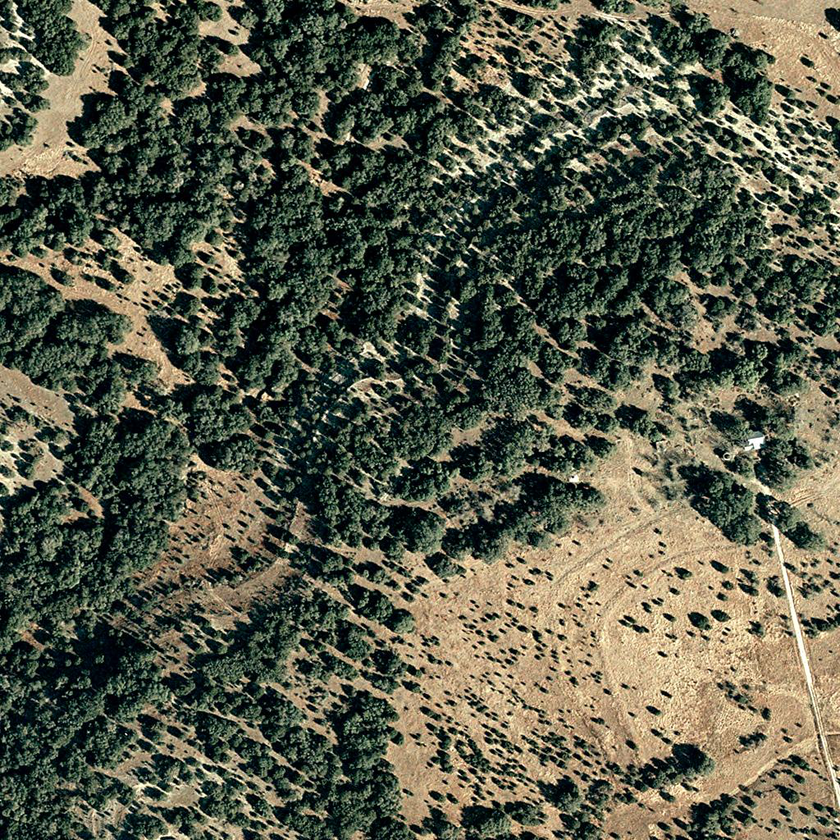
#> input picture data/t0.png, 840 x 840 px, shrunk from 1024 x 1024 before the run
$ python -i preprocessing.py   (imports and definitions only)
#> lines starting #> are read from the running program, lines starting #| are printed output that depends on the picture
import cv2
import numpy as np


def normalize_image(image: np.ndarray) -> np.ndarray:
    return image.astype(np.float32) / 255.0


def denoise_median(image: np.ndarray, ksize: int = 3) -> np.ndarray:
    """
    Léger débruitage qui préserve mieux les contours qu'un flou gaussien.
    """
#> called with ksize = 3
    if image.dtype != np.uint8:
        image_255 = (np.clip(image, 0, 1) * 255).astype(np.uint8)
    else:
        image_255 = image.copy()

    return cv2.medianBlur(image_255, ksize)
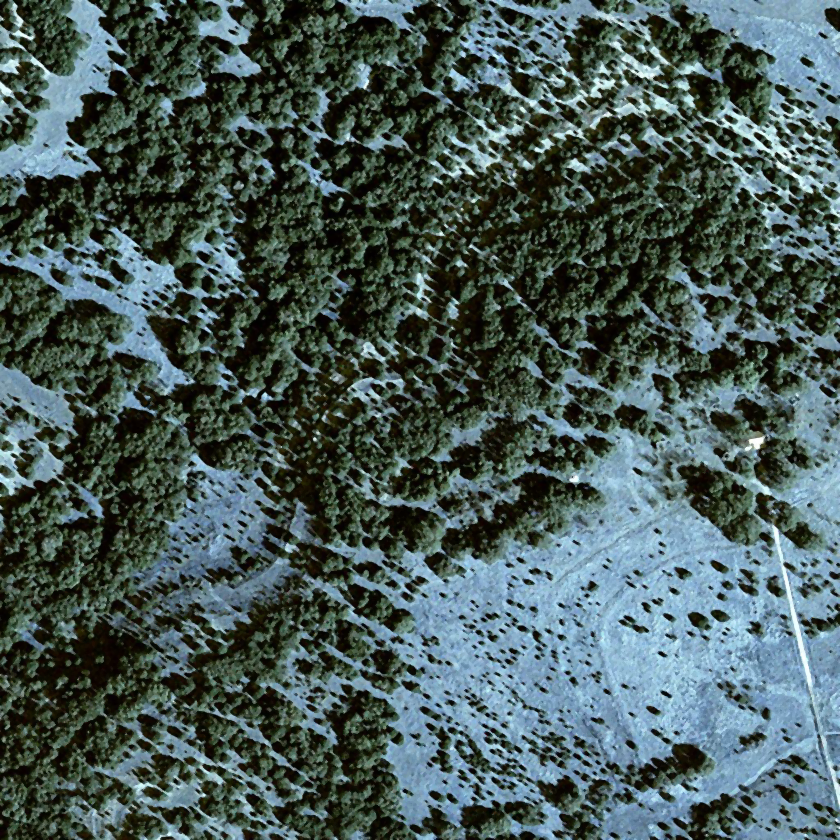
#> returned value: shape (840, 840, 3); mean of channels 0, 1, 2 88.2, 90.3, 72.2; drawn as B, G, R


def enhance_contrast_clahe(
    image: np.ndarray,
    clip_limit: float = 2.0,
    tile_grid_size=(8, 8)
) -> np.ndarray:
    """
    Amélioration du contraste local avec CLAHE.
    Très utile ici pour mieux faire ressortir végétation, sol et structures urbaines.
    """
#> called with clip_limit = 2, tile_grid_size = (8, 8)
    if image.dtype != np.uint8:
        image_255 = (np.clip(image, 0, 1) * 255).astype(np.uint8)
    else:
        image_255 = image.copy()

    lab = cv2.cvtColor(image_255, cv2.COLOR_RGB2LAB)
#> lab: shape (840, 840, 3); mean of channels 0, 1, 2 93, 123.9, 137.7
    l, a, b = cv2.split(lab)
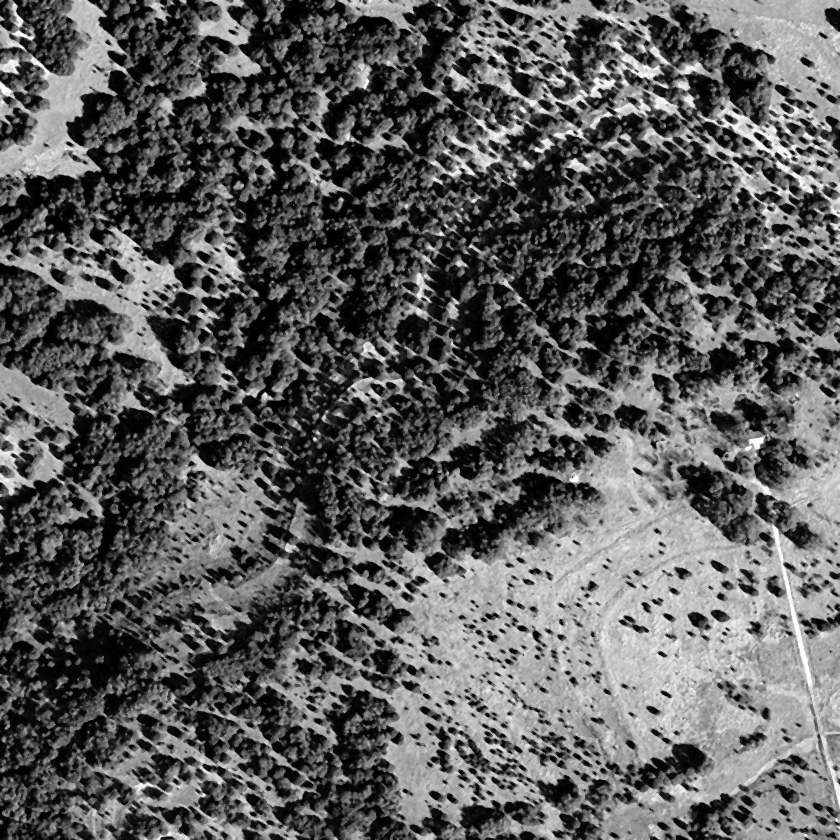
#> l: shape (840, 840); min 0, max 255, mean 93
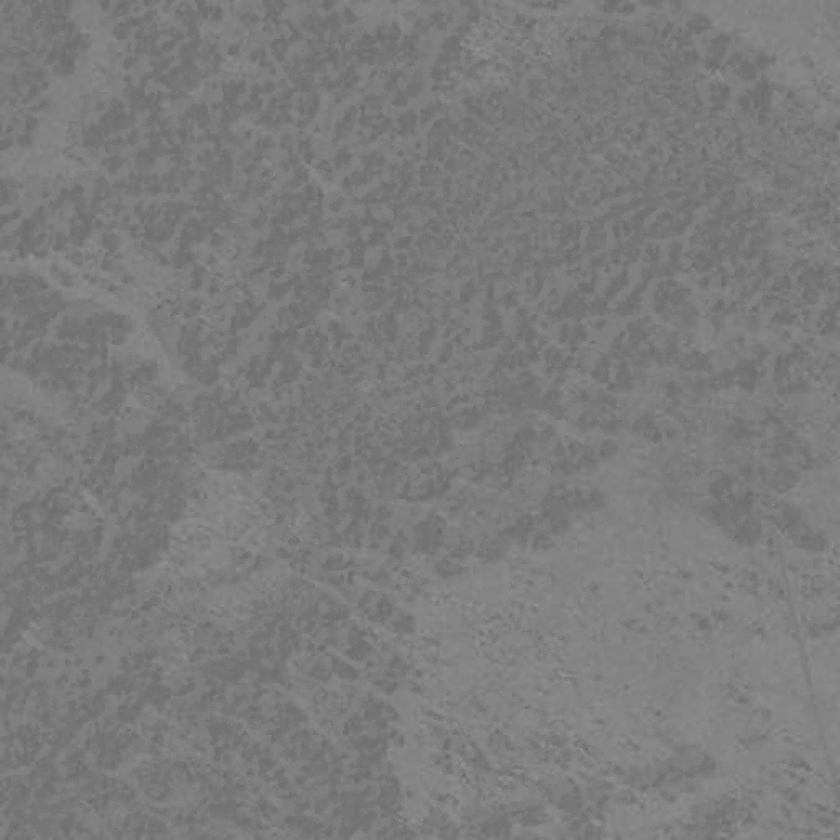
#> a: shape (840, 840); min 102, max 149, mean 123.9
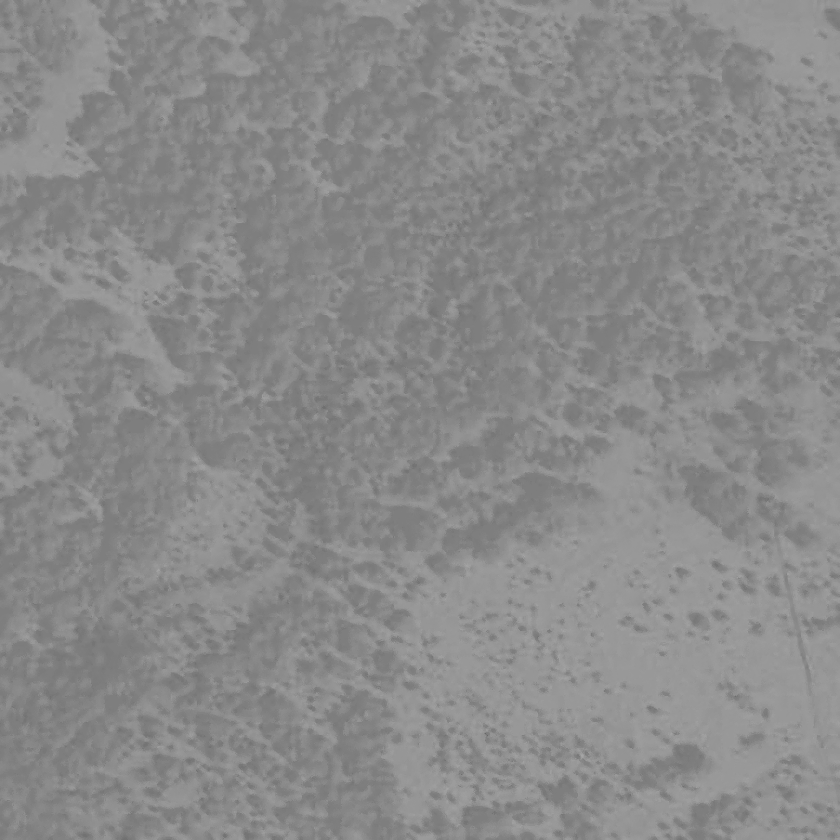
#> b: shape (840, 840); min 103, max 166, mean 137.7

    clahe = cv2.createCLAHE(
        clipLimit=clip_limit,
        tileGridSize=tile_grid_size
    )
    l_eq = clahe.apply(l)
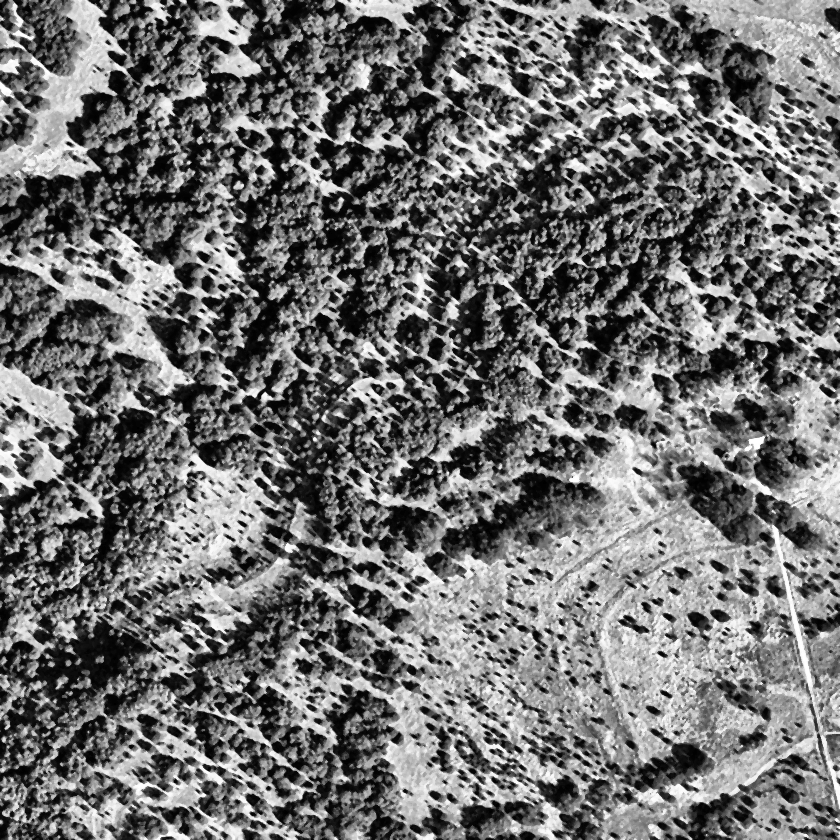
#> l_eq: shape (840, 840); min 0, max 255, mean 112.7

    lab_eq = cv2.merge((l_eq, a, b))
#> lab_eq: shape (840, 840, 3); mean of channels 0, 1, 2 112.7, 123.9, 137.7
    result = cv2.cvtColor(lab_eq, cv2.COLOR_LAB2RGB)
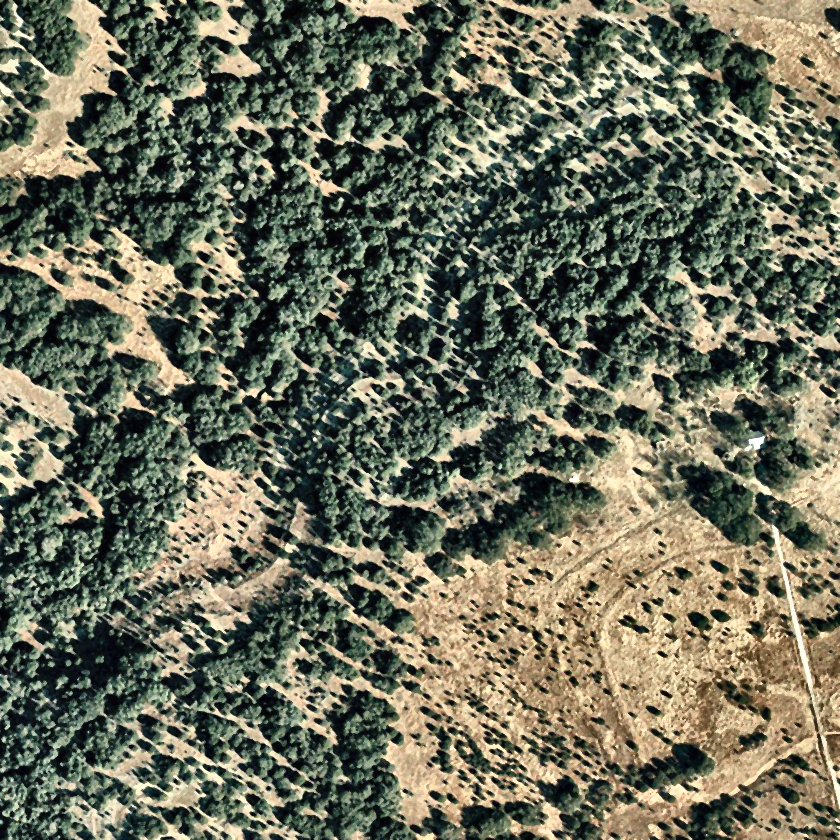
#> result: shape (840, 840, 3); mean R, G, B 107.9, 110, 91.3
    return result


def basic_preprocessing(
    image: np.ndarray,
    apply_denoise: bool = True,
    apply_contrast: bool = True
) -> np.ndarray:
    """
    Prétraitement justifiable :
    1. débruitage léger
    2. amélioration du contraste local
    """
    output = image.copy()

    if apply_denoise:
        output = denoise_median(output, ksize=3)

    if apply_contrast:
        output = enhance_contrast_clahe(
            output,
            clip_limit=2.0,
            tile_grid_size=(8, 8)
        )

    return output

>>> import cv2
>>> picture = cv2.cvtColor(cv2.imread('../data/t0.png'), cv2.COLOR_BGR2RGB)
>>> result = basic_preprocessing(picture)

$ run again, on data/t1.png
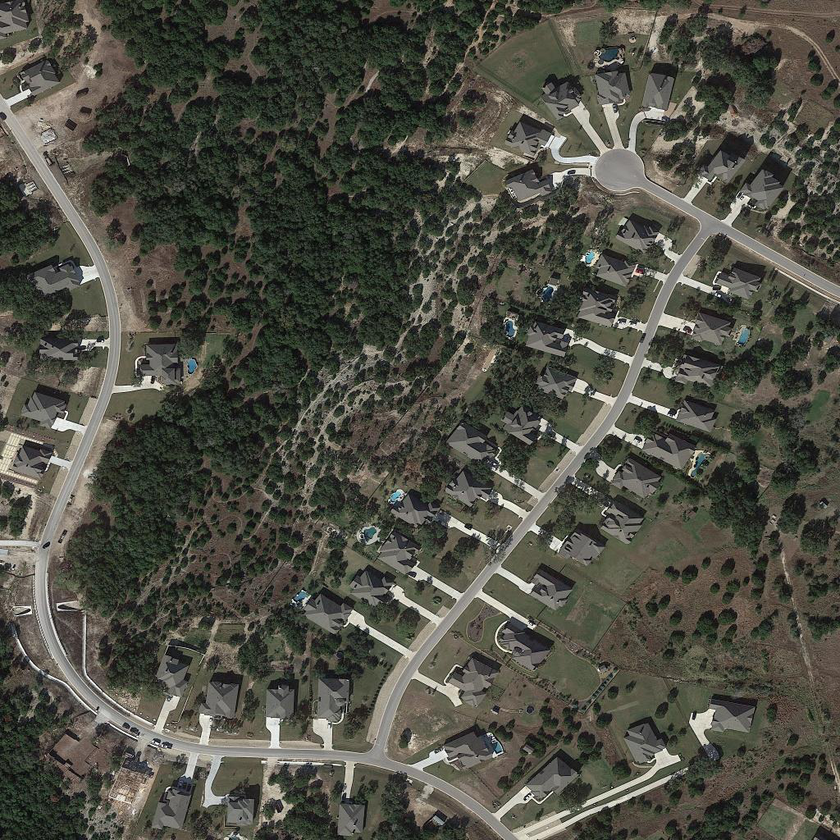
#> input picture data/t1.png, 840 x 840 px, shrunk from 1024 x 1024 before the run
#> lab: shape (840, 840, 3); mean of channels 0, 1, 2 82.2, 125.9, 134.1
#> in enhance_contrast_clahe, `l_eq = clahe.apply(l)`:
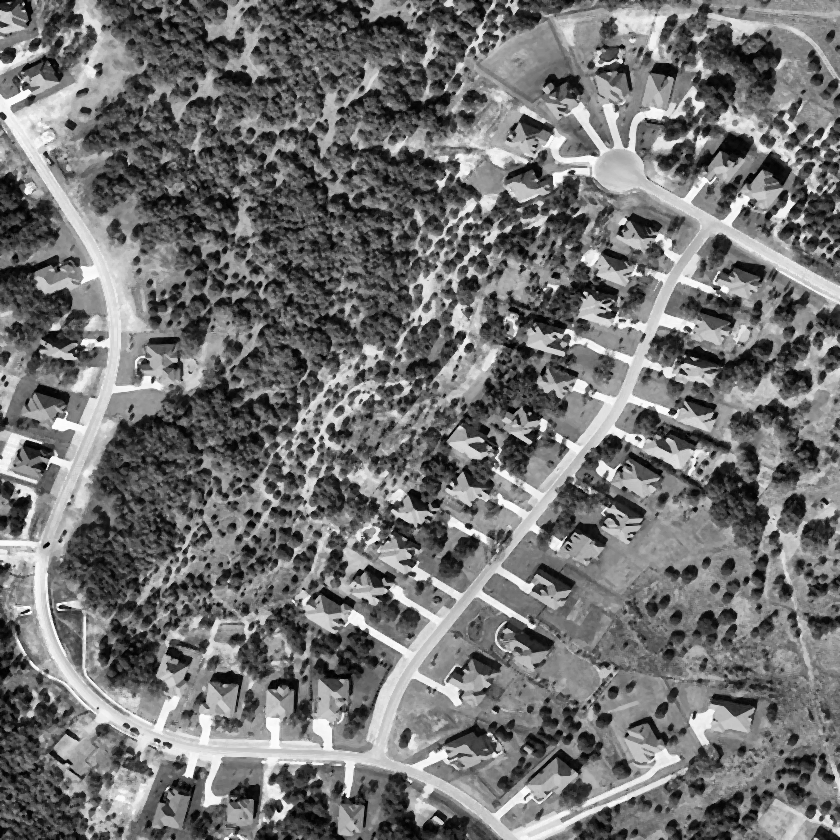
#> l_eq: shape (840, 840); min 1, max 254, mean 113.9
#> lab_eq: shape (840, 840, 3); mean of channels 0, 1, 2 113.9, 125.9, 134.1
#> in enhance_contrast_clahe, `result = cv2.cvtColor(lab_eq, cv2.COLOR_LAB2RGB)`:
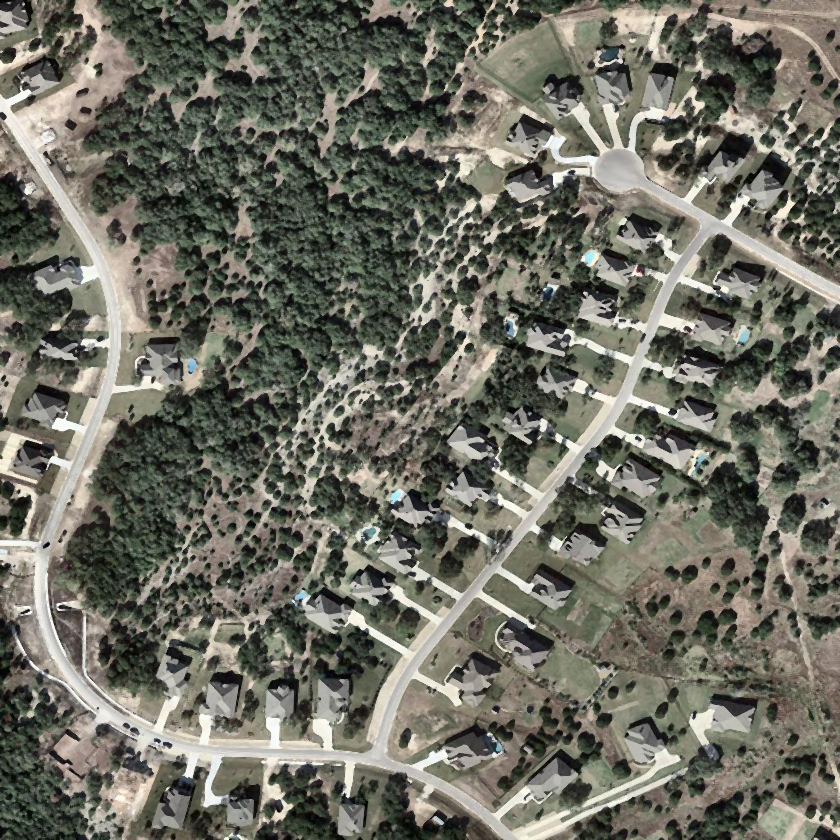
#> result: shape (840, 840, 3); mean R, G, B 109.2, 109.1, 98.2

$ run again, on data/train_118.png
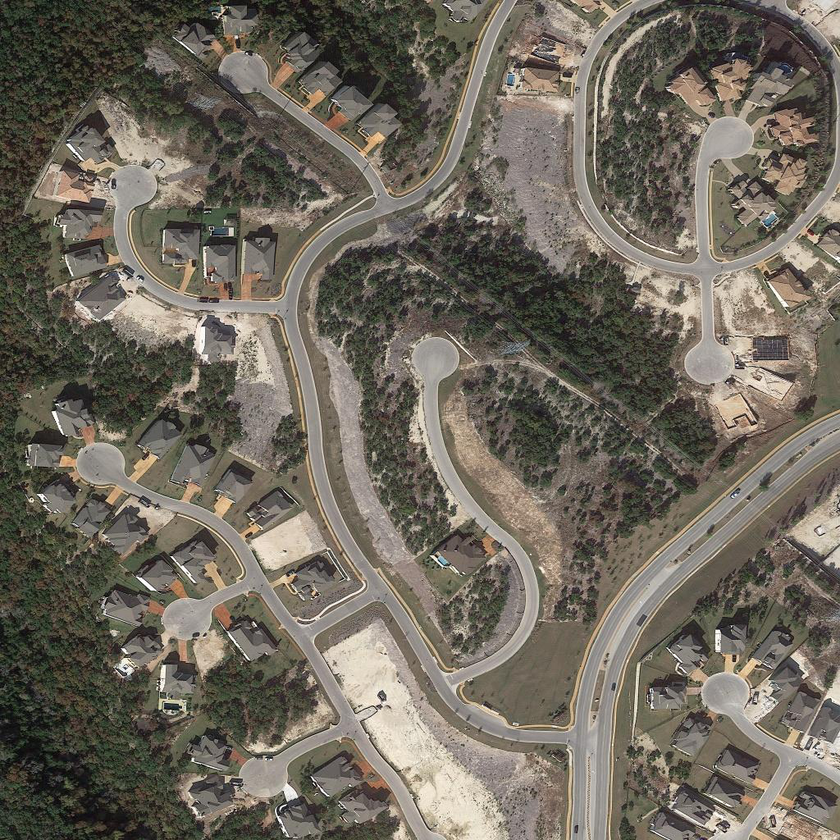
#> input picture data/train_118.png, 840 x 840 px, shrunk from 1024 x 1024 before the run
#> lab: shape (840, 840, 3); mean of channels 0, 1, 2 111.4, 128.3, 135.3
#> in enhance_contrast_clahe, `l, a, b = cv2.split(lab)`:
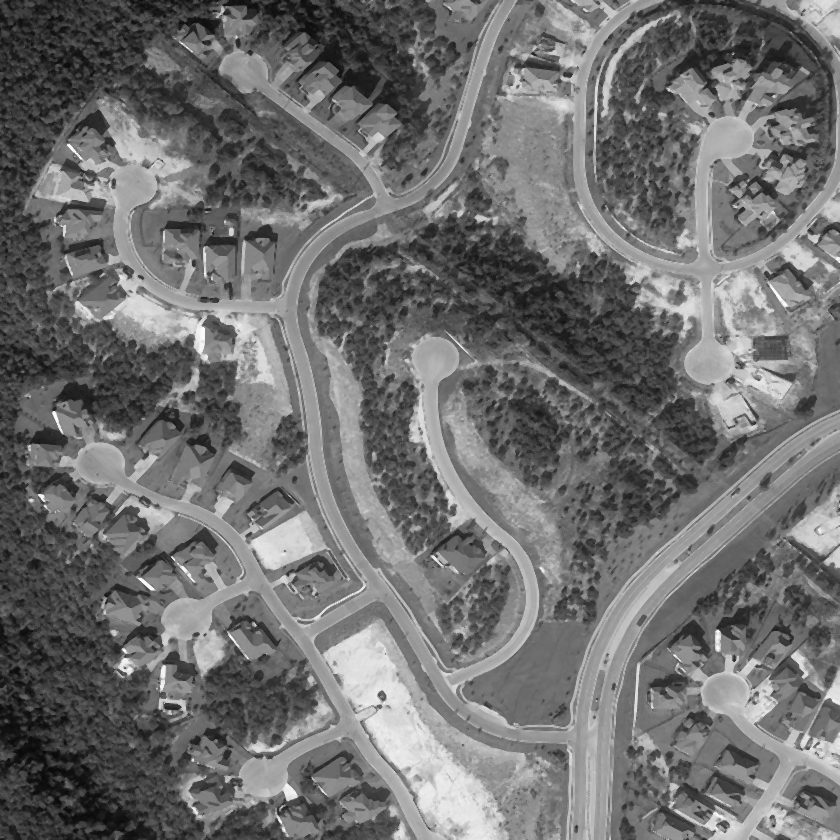
#> l: shape (840, 840); min 9, max 254, mean 111.4
#> lab_eq: shape (840, 840, 3); mean of channels 0, 1, 2 122.5, 128.3, 135.3
#> in enhance_contrast_clahe, `result = cv2.cvtColor(lab_eq, cv2.COLOR_LAB2RGB)`:
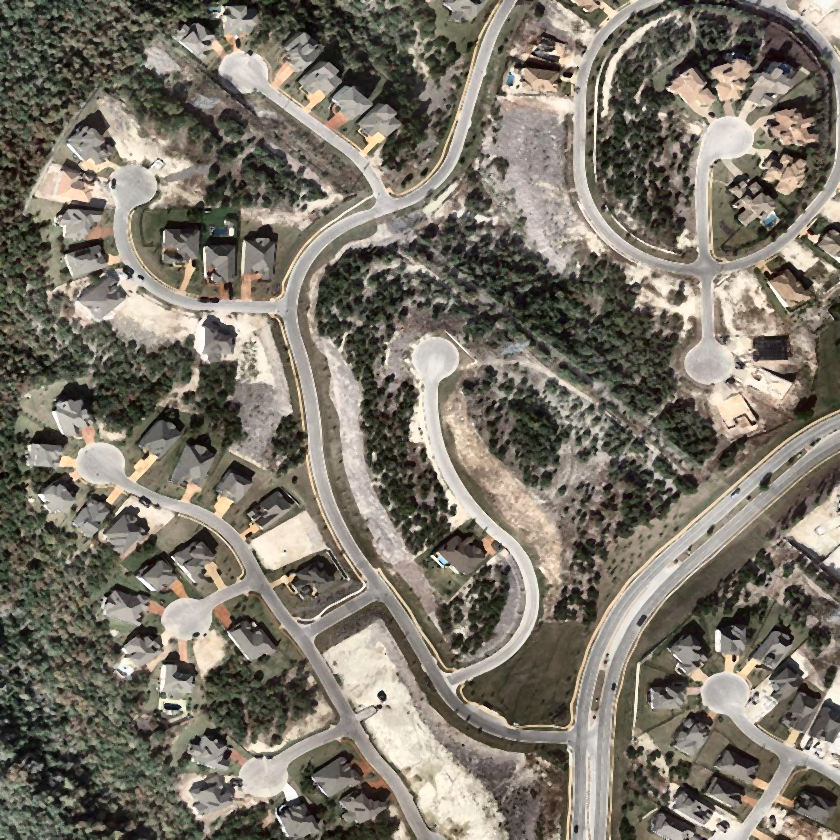
#> result: shape (840, 840, 3); mean R, G, B 122.4, 116.3, 104.6
